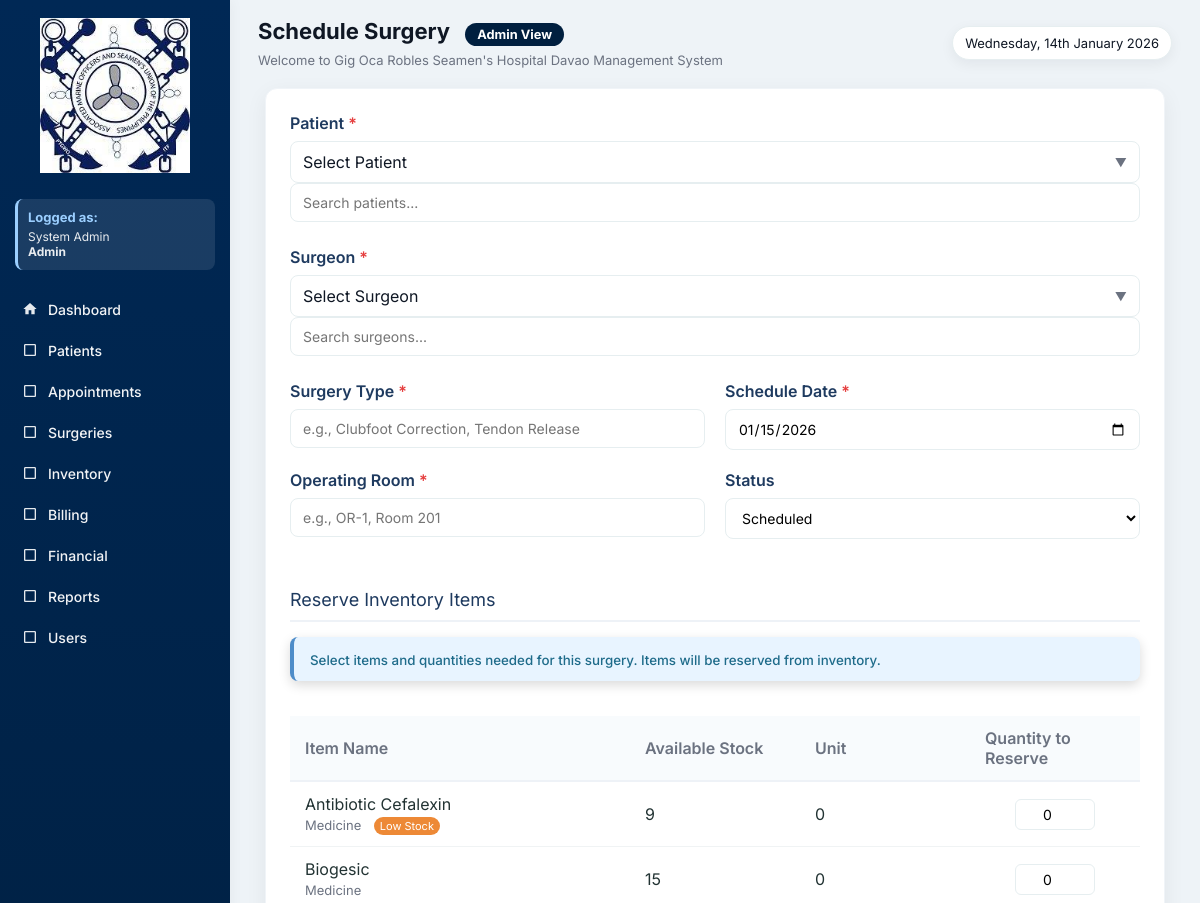
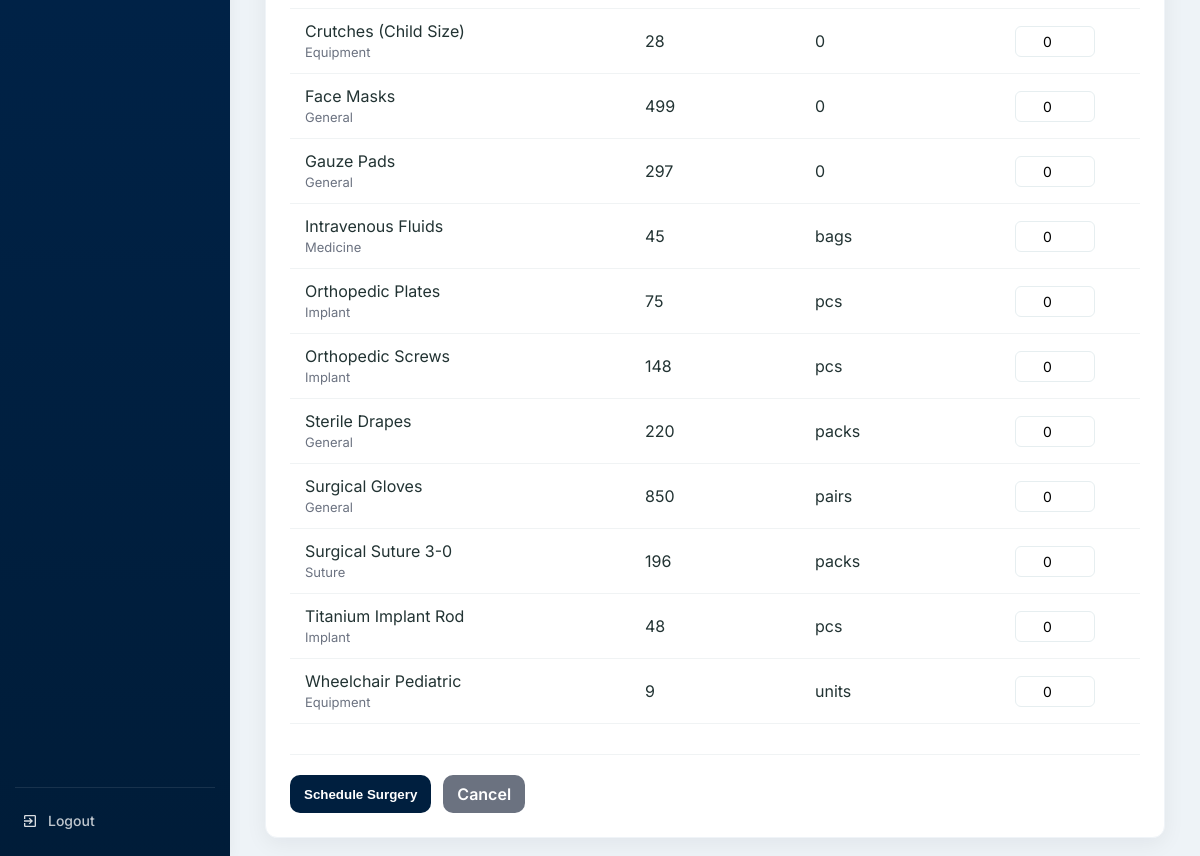
The app's page /surgery_form.php (signed in) with its own data (2 pictures, top to bottom).
### tables this page shows
CREATE TABLE `inventory_items` (
  `id` int(11) NOT NULL,
  `item_name` varchar(150) DEFAULT NULL,
  `category` enum('Implant','Medicine','Suture','Equipment','General') DEFAULT NULL,
  `quantity` int(11) DEFAULT NULL,
  `threshold` int(11) DEFAULT 5,
  `unit` varchar(50) DEFAULT NULL,
  `updated_at` timestamp NOT NULL DEFAULT current_timestamp() ON UPDATE current_timestamp(),
  `is_archived` tinyint(1) DEFAULT 0,
  `archived_at` datetime DEFAULT NULL,
  `archived_by` int(11) DEFAULT NULL
);

### functions.php (called while the page is built, shortened)
<?php
function fetchAll($conn, $sql, $types = null, $params = [])
{
    $stmt = $conn->prepare($sql);
    $stmt->execute();
    $res = $stmt->get_result();
    $rows = $res->fetch_all(MYSQLI_ASSOC);
    return $rows;
}
function h($s){
    return htmlspecialchars($s, ENT_QUOTES);
}
?>

### surgery_form.php (the view, shortened to what this page needs)
<?php
require 'config.php';
require 'functions.php';
$id = $patient_id = $doctor_id = $surgery_type = $schedule_date = $operating_room = $status = "";
$edit = false;
$current_role = $_SESSION['role'] ?? 'Guest';
$current_name = $_SESSION['name'] ?? 'User';
$role_permissions = [
    'Admin' => [
        'dashboard.php' => 'Dashboard',
        'patients.php' => 'Patients',
        'appointments.php' => 'Appointments',
        'surgeries.php' => 'Surgeries',
        'inventory.php' => 'Inventory',
        'billing.php' => 'Billing',
        'financials.php' => 'Financial',
        'reports.php' => 'Reports',
        'users.php' => 'Users'
    ],
    'Doctor' => [
        'dashboard.php' => 'Dashboard',
        'patients.php' => 'Patients',
        'appointments.php' => 'Appointments',
        'surgeries.php' => 'Surgeries',
        'inventory.php' => 'Inventory',
        'reports.php' => 'Reports'
    ],
    'Nurse' => [
        'dashboard.php' => 'Dashboard',
        'patients.php' => 'Patients',
        'appointments.php' => 'Appointments',
        'inventory.php' => 'Inventory',
        'reports.php' => 'Reports'
    ],
    'Staff' => [
        'dashboard.php' => 'Dashboard',
        'patients.php' => 'Patients',
        'appointments.php' => 'Appointments',
        'reports.php' => 'Reports'
    ],
    'Inventory' => [
        'dashboard.php' => 'Dashboard',
        'inventory.php' => 'Inventory',
        'reports.php' => 'Reports'
    ],
    'Billing' => [
        'dashboard.php' => 'Dashboard',
        'billing.php' => 'Billing',
        'financials.php' => 'Financial',
        'reports.php' => 'Reports'
    ],
    'SocialWorker' => [
        'dashboard.php' => 'Dashboard',
        'financials.php' => 'Financial',
        'reports.php' => 'Reports'
    ]
];
$allowed_pages = $role_permissions[$current_role] ?? ['dashboard.php' => 'Dashboard'];
$inventory = fetchAll($conn, "SELECT * FROM inventory_items WHERE quantity > 0 ORDER BY item_name", null, []);
?>
<!DOCTYPE html>
<html lang="en">
<head>
</head>
<body>
  <div class="app">
    <aside class="sidebar" id="sidebar">
      <div class="logo-wrap">
        <a href="dashboard.php" class="clickable-image">
          <img src="logo.jpg" alt="Seamen's Cure Logo">
        </a>
      </div>
      <div class="user-info">
        <h4>Logged as:</h4>
        <p><?php echo htmlspecialchars($current_name); ?><br><strong><?php echo htmlspecialchars($current_role); ?></strong></p>
      </div>
      <nav class="menu" id="mainMenu">
        <a href="dashboard.php" class="menu-item <?php echo basename($_SERVER['PHP_SELF']) == 'dashboard.php' ? 'active' : ''; ?>">
          <span class="icon">
            <svg viewBox="0 0 24 24" fill="currentColor">
              <path d="M10 20v-6h4v6h5v-8h3L12 3 2 12h3v8z"/>
            </svg>
          </span>
          <span class="label">Dashboard</span>
        </a>
        <?php foreach($allowed_pages as $page => $label): ?>
          <?php if($page !== 'dashboard.php'): ?>
            <a href="<?php echo $page; ?>" class="menu-item <?php echo basename($_SERVER['PHP_SELF']) == $page ? 'active' : ''; ?>">
              <span class="icon">
                <?php
                  $icons = [
                    'patients.php' => '<svg viewBox="0 0 24 24" fill="currentColor"><path d="M12 12c2.21 0 4-1.79 4-4s-1.79-4-4-4-4 1.79-4 4 1.79 4 4 4zm0 2c-2.67 0-8 1.34-8 4v2h16v-2c0-2.66-5.33-4-8-4z"/></svg>',
                    'appointments.php' => '<svg viewBox="0 0 24 24" fill="currentColor"><path d="M19 3h-1V1h-2v2H8V1H6v2H5c-1.11 0-1.99.9-1.99 2L3 19c0 1.1.89 2 2 2h14c1.1 0 2-.9 2-2V5c0-1.1-.9-2-2-2zm0 16H5V8h14v11zM7 10h5v5H7z"/></svg>',
                    'surgeries.php' => '<svg viewBox="0 0 24 24" fill="currentColor"><path d="M12 2C8.13 2 5 5.13 5 9c0 5.25 7 13 7 13s7-7.75 7-13c0-3.87-3.13-7-7-7zm0 9.5c-1.38 0-2.5-1.12-2.5-2.5s1.12-2.5 2.5-2.5 2.5 1.12 2.5 2.5-1.12 2.5-2.5 2.5z"/></svg>',
                    'inventory.php' => '<svg viewBox="0 0 24 24" fill="currentColor"><path d="M20 8h-3V4H7v4H4v14h16V8zM9 6h6v2H9V6zm11 14H4v-9h16v9zm-7-7H8v-2h5v2z"/></svg>',
                    'billing.php' => '<svg viewBox="0 0 24 24" fill="currentColor"><path d="M11.8 10.9c-2.27-.59-3-1.2-3-2.15 0-1.09 1.01-1.85 2.7-1.85 1.78 0 2.44.85 2.5 2.1h2.21c-.07-1.72-1.12-3.3-3.21-3.81V3h-3v2.16c-1.94.42-3.5 1.68-3.5 3.61 0 2.31 1.91 3.46 4.7 4.13 2.5.6 3 1.48 3 2.41 0 .69-.49 1.79-2.7 1.79-2.06 0-2.87-.92-2.98-2.1h-2.2c.12 2.19 1.76 3.42 3.68 3.83V21h3v-2.15c1.95-.37 3.5-1.5 3.5-3.55 0-2.84-2.43-3.81-4.7-4.4z"/></svg>',
                    'financials.php' => '<svg viewBox="0 0 24 24" fill="currentColor"><path d="M3 13h8V3H3v10zm0 8h8v-6H3v6zm10 0h8V11h-8v10zm0-18v6h8V3h-8z"/></svg>',
                    'reports.php' => '<svg viewBox="0 0 24 24" fill="currentColor"><path d="M19 3H5c-1.1 0-2 .9-2 2v14c0 1.1.9 2 2 2h14c1.1 0 2-.9 2-2V5c0-1.1-.9-2-2-2zM9 17H7v-7h2v7zm4 0h-2V7h2v10zm4 0h-2v-4h2v4z"/></svg>',
                    'users.php' => '<svg viewBox="0 0 24 24" fill="currentColor"><path d="M16 11c1.66 0 2.99-1.34 2.99-3S17.66 5 16 5c-1.66 0-3 1.34-3 3s1.34 3 3 3zm-8 0c1.66 0 2.99-1.34 2.99-3S9.66 5 8 5C6.34 5 5 6.34 5 8s1.34 3 3 3zm0 2c-2.33 0-7 1.17-7 3.5V19h14v-2.5c0-2.33-4.67-3.5-7-3.5zm8 0c-.29 0-.62.02-.97.05 1.16.84 1.97 1.97 1.97 3.45V19h6v-2.5c0-2.33-4.67-3.5-7-3.5z"/></svg>'
                  ];
                  echo $icons[$page] ?? '<svg viewBox="0 0 24 24" fill="currentColor"><path d="M19 5v14H5V5h14m0-2H5c-1.1 0-2 .9-2 2v14c0 1.1.9 2 2 2h14c1.1 0 2-.9 2-2V5c0-1.1-.9-2-2-2z"/></svg>';
                ?>
              </span>
              <span class="label"><?php echo $label; ?></span>
            </a>
          <?php endif; ?>
        <?php endforeach; ?>
      </nav>
      <div class="sidebar-bottom">
        <a href="logout.php" class="menu-item" style="color: rgba(255,255,255,0.8);">
          <span class="icon">
            <svg viewBox="0 0 24 24" fill="currentColor">
              <path d="M10.09 15.59L11.5 17l5-5-5-5-1.41 1.41L12.67 11H3v2h9.67l-2.58 2.59zM19 3H5c-1.11 0-2 .9-2 2v4h2V5h14v14H5v-4H3v4c0 1.1.89 2 2 2h14c1.1 0 2-.9 2-2V5c0-1.1-.9-2-2-2z"/>
            </svg>
          </span>
          <span class="label">Logout</span>
        </a>
      </div>
    </aside>
    <div class="main" id="mainContent">
      <div class="topbar">
        <div class="top-left">
          <h1><?php echo $edit ? "Edit Surgery" : "Schedule Surgery"; ?>
            <span class="role-badge role-<?php echo strtolower($current_role); ?>">
              <?php echo htmlspecialchars($current_role); ?> View
            </span>
          </h1>
          <p>Welcome to Gig Oca Robles Seamen's Hospital Davao Management System</p>
        </div>
        <div class="top-actions">
          <div class="date-pill"><?php echo date('l, jS F Y'); ?></div>
        </div>
      </div>
      <div class="form-container">
        <form method="POST" onsubmit="return validateForm()">
          <div class="form-group">
            <label class="form-label required">Patient</label>
            <div class="searchable-select">
                <?php
                $selected_patient_text = '';
                ?>
              <div class="selected-display" onclick="toggleDropdown('patient')" id="patient-display">
                <?php echo $selected_patient_text ?: 'Select Patient'; ?>
              </div>
              <input type="text" class="search-input" placeholder="Search patients..." onkeyup="filterOptions('patient')" id="patient-search">
            </div>
          </div>
          <div class="form-group">
            <label class="form-label required">Surgeon</label>
            <div class="searchable-select">
                <?php
                $selected_doctor_text = '';
                ?>
              <div class="selected-display" onclick="toggleDropdown('doctor')" id="doctor-display">
                <?php echo $selected_doctor_text ?: 'Select Surgeon'; ?>
              </div>
              <input type="text" class="search-input" placeholder="Search surgeons..." onkeyup="filterOptions('doctor')" id="doctor-search">
            </div>
          </div>
          <div class="row" style="display: grid; grid-template-columns: 1fr 1fr; gap: 20px;">
            <div class="form-group">
              <label class="form-label required">Surgery Type</label>
              <input type="text" name="surgery_type" class="form-control"
                  value="<?php echo h($surgery_type); ?>"
                  placeholder="e.g., Clubfoot Correction, Tendon Release" required>
            </div>
            <div class="form-group">
              <label class="form-label required">Schedule Date</label>
              <input type="date" name="schedule_date" class="form-control"
                  value="<?php echo h($schedule_date); ?>"
                  min="<?php echo date('Y-m-d'); ?>" required>
            </div>
          </div>
          <div class="row" style="display: grid; grid-template-columns: 1fr 1fr; gap: 20px;">
            <div class="form-group">
              <label class="form-label required">Operating Room</label>
              <input type="text" name="operating_room" class="form-control"
                  value="<?php echo h($operating_room); ?>"
                  placeholder="e.g., OR-1, Room 201" required>
            </div>
            <div class="form-group">
              <label class="form-label">Status</label>
              <select name="status" class="form-select">
                <option value="Scheduled" <?php if ($status == 'Scheduled') echo 'selected'; ?>>Scheduled</option>
              </select>
            </div>
          </div>
          <div class="section-title" style="margin-top: 30px; margin-bottom: 15px; font-size: 18px; color: #1e3a5f; border-bottom: 2px solid #eef2f7; padding-bottom: 10px;">
            Reserve Inventory Items
          </div>
          <div class="alert" style="background: #e8f4ff; color: #1e6b8a; margin-bottom: 20px; border-left: 4px solid #4d8cc9;">
            <small>Select items and quantities needed for this surgery. Items will be reserved from inventory.</small>
          </div>
          <div style="overflow-x: auto;">
            <table class="inventory-table">
              <thead>
                <tr>
                  <th width="40%">Item Name</th>
                  <th width="20%">Available Stock</th>
                  <th width="20%">Unit</th>
                  <th width="20%">Quantity to Reserve</th>
                </tr>
              </thead>
              <tbody>
                <?php foreach ($inventory as $index => $item):
                  $selected_qty = 0;
                ?>
                  <tr>
                    <td>
                      <?php echo h($item['item_name']); ?>
                      <?php if ($item['category']): ?>
                        <br><small class="muted"><?php echo h($item['category']); ?></small>
                      <?php endif; ?>
                      <?php if ($item['quantity'] <= $item['threshold']): ?>
                        <span style="background: #ed8936; color: white; padding: 2px 6px; border-radius: 10px; font-size: 11px; margin-left: 8px;">Low Stock</span>
                      <?php endif; ?>
                    </td>
                    <td><?php echo h($item['quantity']); ?></td>
                    <td><?php echo h($item['unit']); ?></td>
                    <td>
                      <input type="number" name="quantity[]" class="form-control"
                          min="0" max="<?php echo h($item['quantity']); ?>"
                          value="<?php echo h($selected_qty); ?>"
                          placeholder="0"
                          style="width: 80px; margin: 0 auto; display: block;">
                    </td>
                  </tr>
                <?php endforeach; ?>
              </tbody>
            </table>
          </div>
          <div class="form-actions">
            <button type="submit" class="btn">
              <?php echo $edit ? "Update Surgery" : "Schedule Surgery"; ?>
            </button>
            <a href="surgeries.php" class="btn btn-secondary">Cancel</a>
          </div>
        </form>
      </div>
    </div>
  </div>
</body>
</html>

### records on screen
inventory_items: item_name "Antibiotic Cefalexin", category "Medicine", threshold "Low Stock", quantity "9", unit "0", value "0"
inventory_items: item_name "Biogesic", category "Medicine", quantity "15", unit "0", value "0"
inventory_items: item_name "Crutches (Child Size)", category "Equipment", quantity "28", unit "0", value "0"
inventory_items: item_name "Face Masks", category "General", quantity "499", unit "0", value "0"
inventory_items: item_name "Gauze Pads", category "General", quantity "297", unit "0", value "0"
inventory_items: item_name "Intravenous Fluids", category "Medicine", quantity "45", unit "bags", value "0"
inventory_items: item_name "Orthopedic Plates", category "Implant", quantity "75", unit "pcs", value "0"
inventory_items: item_name "Orthopedic Screws", category "Implant", quantity "148", unit "pcs", value "0"
inventory_items: item_name "Sterile Drapes", category "General", quantity "220", unit "packs", value "0"
inventory_items: item_name "Surgical Gloves", category "General", quantity "850", unit "pairs", value "0"
inventory_items: item_name "Surgical Suture 3-0", category "Suture", quantity "196", unit "packs", value "0"
inventory_items: item_name "Titanium Implant Rod", category "Implant", quantity "48", unit "pcs", value "0"
inventory_items: item_name "Wheelchair Pediatric", category "Equipment", quantity "9", unit "units", value "0"

### other values on screen
$current_name "System Admin"
$current_role "Admin"
$label "Patients"
$label "Appointments"
$label "Surgeries"
$label "Inventory"
$label "Billing"
$label "Financial"
$label "Reports"
$label "Users"
$selected_patient_text ?: 'Select Patient' "Select Patient"
$selected_doctor_text ?: 'Select Surgeon' "Select Surgeon"
